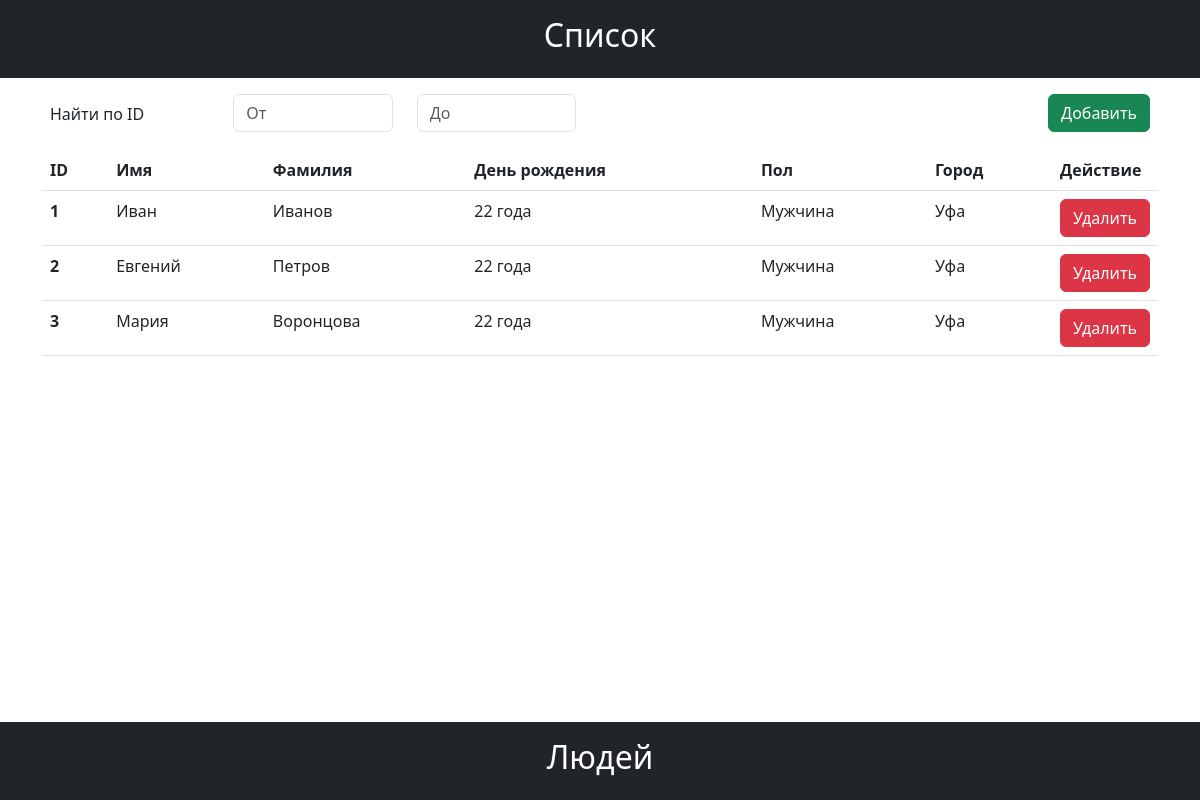
The page / on the database its author committed.
### tables this page shows
CREATE TABLE `users` (
  `id` int(11) NOT NULL,
  `name` varchar(50) NOT NULL,
  `surname` varchar(50) NOT NULL,
  `birthday` date NOT NULL,
  `gender` int(11) NOT NULL,
  `city` varchar(50) NOT NULL
);

### app/config/routes.php (called while the page is built)
<?php
return [
    '\/?' => 'Base/Base',
    '\/?search' => 'Base/Search'
];

### app/controllers/BaseController.php (called while the page is built, shortened)
<?php
class BaseController extends Controller
{
    function actionBase()
    {
        if (isset($_SERVER['HTTP_X_REQUESTED_WITH']) && $_SERVER['HTTP_X_REQUESTED_WITH'] == 'XMLHttpRequest') {
            if (isset($_REQUEST['delete_person'])) {
                echo $this->deletePerson($_REQUEST['delete_person']);
                return;
            }
            else {
                return $this->createPerson($_REQUEST);
            }
        }
        else {
            $this->users = new UsersModel();
        }
        $this->view->show('base');
    }
}

### index.php (called while the page is built, shortened)
<?php
require_once 'app/core/Router.php';
$router = new Router;
$router->run();

### app/core/Model.php (called while the page is built, shortened)
<?php
class Model
{
    public $tablename;
    function connection($sql)
    {
        $conn = new mysqli('localhost', 'root', '', 'people');
        $string = $conn->query($sql);
        return $string;
    }
    function getList($select = [], $filter = [])
    {
        $sql = 'SELECT ';
        if (!empty($select)) {
            $string = implode(', ', $select);
            $sql .= $string;
        }
        else $sql .= '*';
        $sql .= ' FROM '.$this->tablename;
        $obj = $this->connection($sql);
        $result = [];
        while ($elem = $obj->fetch_assoc()) {
            array_push($result, $elem);
        }
        return $result;
    }
}

### app/models/UsersModel.php (called while the page is built, shortened)
<?php require_once 'app/core/Model.php';
class UsersModel extends Model
{
    function __construct($data = [])
    {
        if (!empty($data)) {
            return $this->validatePerson($data);
        }
        else {
            $people = $this->getList();
            foreach ($people as $key => $person) {
                $people[$key] += ['age' => self::age($person['birthday'])];
                $people[$key]['gender'] = self::gender($person['gender']);
            }
            return $people;
        }
    }
    static function age($birthday)
    {
        $age = floor((strtotime("now") - strtotime($birthday)) / YEARINSECONDS);
        if ($age == 1 || ($age%10 == 1 && $age != 11)) {
            return $age . " год";
        }
        else if (($age >=2 && $age <= 4) || ($age%10 >=2 && $age%10 <= 4 && $age >=22)) {
            return $age . " года";
        }
        else if ($age == 0 || ($age >= 5 && $age <= 20) || $age%10 == 5) {
            return $age . " лет";
        }
    }
    static function gender($gender)
    {
        if ($gender == '1') return 'Мужчина';
    }
}

### app/view/base.php (the view, shortened to what this page needs)
<?php
$users = $_POST['users'];
?>
<div id="people">
    <div class="row my-3">
        <form action="/search" method="POST" class="row col w-50">
            <div class="form-group col">
                <label class="form-label m-2">Найти по ID</label>
            </div>
            <div class="form-group col">
                <input type="number" class="form-control mx-2" id="search-min" name="min" placeholder="От" min="0">
            </div>
            <div class="form-group col">
                <input type="number" class="form-control mx-2" id="search-max" name="max" placeholder="До" min="0">
            </div>
        </form>
        <form action="/" method="POST" class="text-end col mx-2">
            <button id="call-add" class="btn btn-success">Добавить</button>
        </form>
    </div>
    <div class="table-responsive">
        <table class="table table-hover" id="list-people">
            <thead class="thead-dark">
                <tr>
                    <th>ID</th>
                    <th>Имя</th>
                    <th>Фамилия</th>
                    <th>День рождения</th>
                    <th>Пол</th>
                    <th>Город</th>
                    <th class="delete_wrapper">Действие</th>
                </tr>
            </thead>
            <tbody id="wrapper-people">
            <?php foreach($users as $user): ?>
                <tr id="person-<?= $user['id']; ?>" class="people">
                    <th><?= $user['id']; ?></th>
                    <td><?= $user['name']; ?></td>
                    <td><?= $user['surname']; ?></td>
                    <td><?= $user['age']; ?></td>
                    <td><?= $user['gender']; ?></td>
                    <td><?= $user['city']; ?></td>
                    <td class="delete_wrapper">
                        <form action="/" method="POST">
                            <button class="btn btn-danger" name="delete" id="delete-<?= $user['id']; ?>">Удалить</button>
                        </form>
                    </td>
                </tr>
            <?php endforeach; ?>
            </tbody>
        </table>
    </div>
</div>

### app/core/Router.php (shortened to what this page needs)
<?php
class Router
{
    private $routes, $action, $params = [];
    public function __construct()
    {
        $this->routes = include(ROOT . '/app/config/routes.php');
    }
    public function run()
    {
        $uri = $_SERVER['REQUEST_URI'];
        foreach ($this->routes as $request => $response) {
            if(preg_match("/^\/($request)$/u", $uri)) {
                $str = preg_replace("/^\/($request)$/u", $response, $uri);
                $array = explode('/', $str);
                $nameController = array_shift($array).'Controller';
                $this->action = 'Action' . array_shift($array);
                call_user_func_array([new $nameController, $this->action], $this->params);
                break;
            }
        }
    }
}

### app/core/View.php
<?php
class View
{
    public function show($page)
    {
        if ($page == '404') {
            $this->getPage($page);
        }
        else {
            include_once ROOT . '/app/view/template/header.php';
            $this->getPage($page);
            include_once ROOT . '/app/view/template/footer.php';
        }
    }
    private function getPage($page)
    {
        $file = ROOT.'/app/view/' . $page . '.php';
        if(file_exists($file)){
            include_once $file;
        }
        else {
            echo '<h1 class="text-center">Страница не найдена</h1>';
        }
    }
}

### app/view/template/header.php (shortened to what this page needs)
<!DOCTYPE html>
<html lang="ru">
<head>
    <link href="https://cdn.jsdelivr.net/npm/bootstrap@5.3.0-alpha1/dist/css/bootstrap.min.css" rel="stylesheet">
    <link rel="stylesheet" href="app/public/css/style.css">
    <link rel="stylesheet" href="app/public/css/media.css">
</head>
<body class="d-flex flex-column min-vh-100">
<div class="bg-dark">
    <h2 class="text-white text-center py-3">Список</h2>
</div>
<div class="container wrapper flex-grow-1">

### app/view/template/footer.php (shortened to what this page needs)
</div>
<footer class="bg-dark">
    <h2 class="text-white text-center py-3">Людей</h2>
</footer>
</body>
</html>

### app/public/css/style.css (style rules this page uses)
.delete_wrapper { width: 100px; }

### rows shown on the page
users: id "1", name "Иван", surname "Иванов", age "22 года", gender "Мужчина", city "Уфа"
users: id "2", name "Евгений", surname "Петров", age "22 года", gender "Мужчина", city "Уфа"
users: id "3", name "Мария", surname "Воронцова", age "22 года", gender "Мужчина", city "Уфа"
